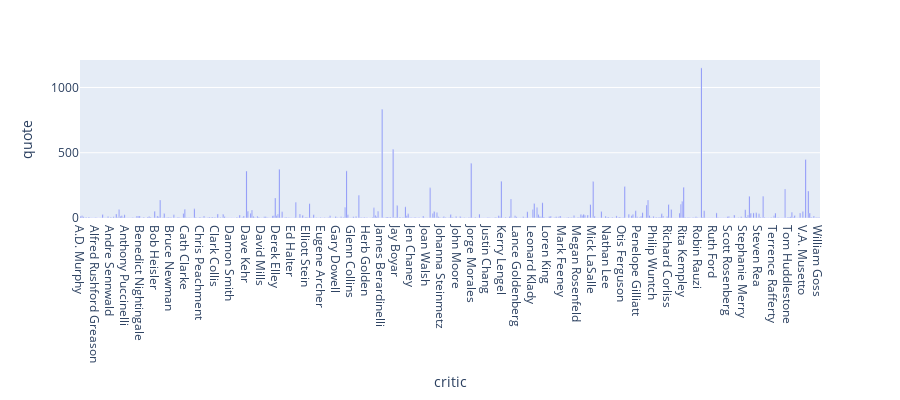

Notebook code cell kept with this figure:
### Code cell
fig = px.bar(reviewer_reviews, x='critic', y='quote',
             labels={'pop':'population of Canada'}, height=400)
fig.show()

### Figure 1 — Plotly figure (JSON) as saved in the notebook; plotly's stock layout.template omitted (floating-point values rounded to 4 significant figures; data arrays with more than 128 entries replaced by an {"elided": "..."} marker saying what was removed)
{"data": [{"alignmentgroup": "True", "hoverlabel": {"namelength": 0}, "hovertemplate": "critic=%{x}<br>quote=%{y}", "legendgroup": "", "marker": {"color": "#636efa"}, "name": "", "offsetgroup": "", "orientation": "v", "showlegend": false, "textposition": "auto", "type": "bar", "x": {"elided": "540 str values"}, "xaxis": "x", "y": {"elided": "540 int values"}, "yaxis": "y"}], "layout": {"barmode": "relative", "height": 400, "legend": {"tracegroupgap": 0}, "margin": {"t": 60}, "xaxis": {"anchor": "y", "domain": [0, 1], "title": {"text": "critic"}}, "yaxis": {"anchor": "x", "domain": [0, 1], "title": {"text": "quote"}}}}
